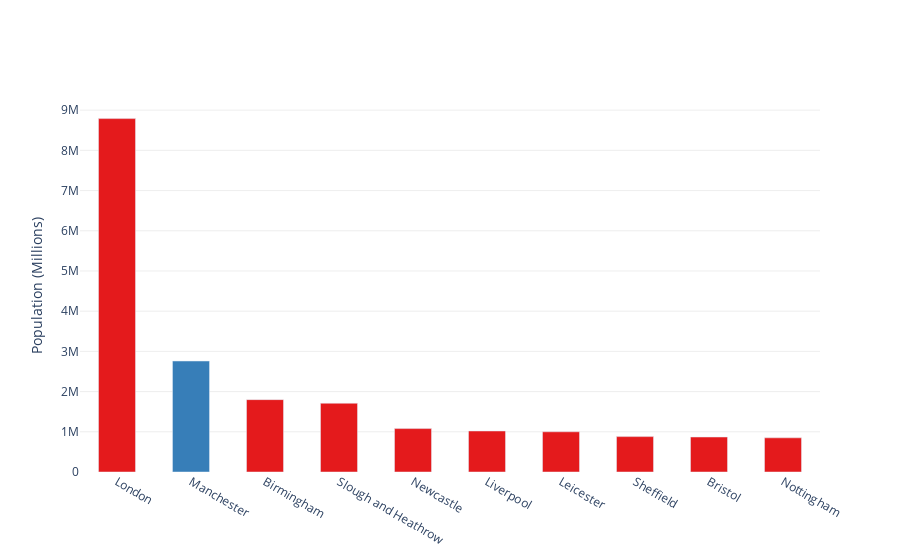

The cell this chart's notebook holds for it:
### Code cell
fig

### Figure 1 — Plotly figure (JSON) as saved in the notebook; plotly's stock layout.template omitted (floating-point values rounded to 4 significant figures)
{"data": [{"hoverinfo": "y", "marker": {"color": ["rgb(228,26,28)", "rgb(55,126,184)", "rgb(228,26,28)", "rgb(228,26,28)", "rgb(228,26,28)", "rgb(228,26,28)", "rgb(228,26,28)", "rgb(228,26,28)", "rgb(228,26,28)", "rgb(228,26,28)"]}, "type": "bar", "width": 0.5, "x": ["London", "Manchester", "Birmingham", "Slough and Heathrow", "Newcastle", "Liverpool", "Leicester", "Sheffield", "Bristol", "Nottingham"], "y": [8790000, 2760000, 1800000, 1710000, 1080000, 1020000, 1000000, 880000, 870000, 850000]}], "layout": {"plot_bgcolor": "#fff", "yaxis": {"gridcolor": "rgb(238, 238, 238)", "title": {"text": "Population (Millions)"}}}}
